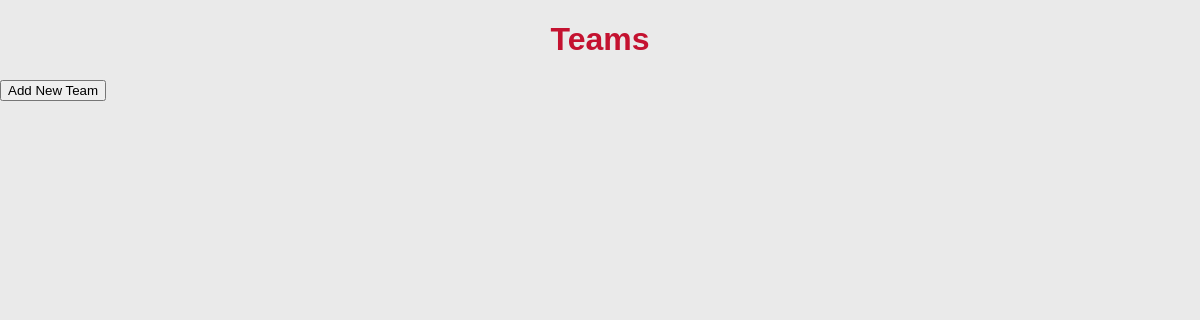
Page /teams/ on the earlier database version.
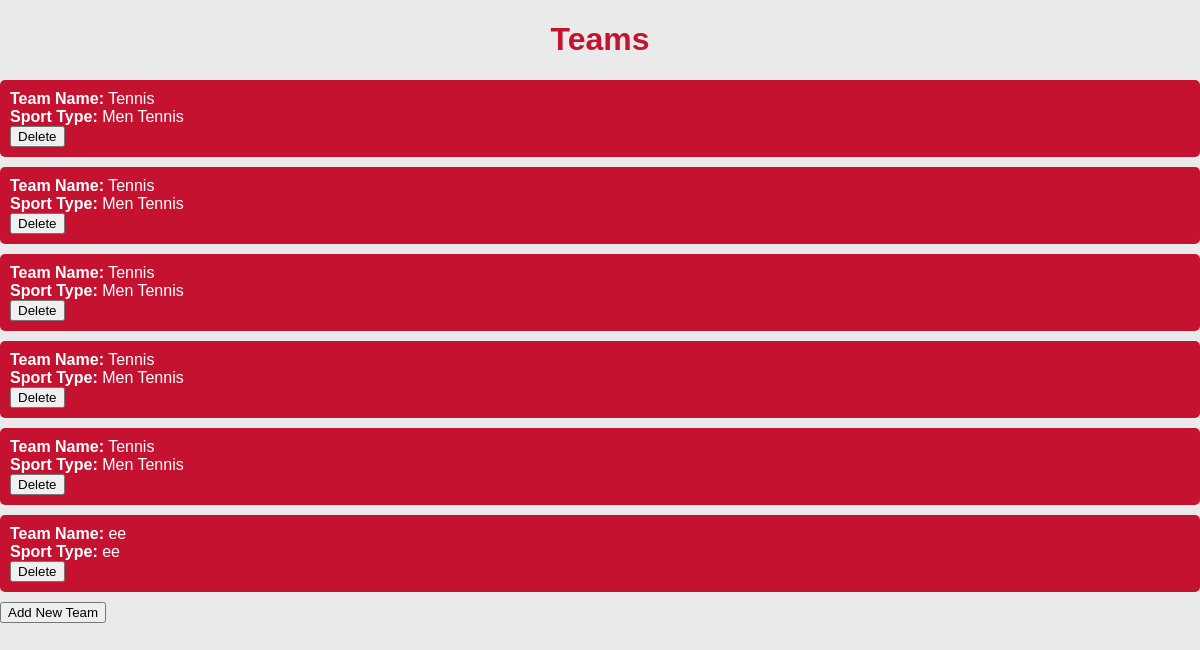
Same page on the later database version.
### athletic_department/models.py (models this page shows)
class Team(models.Model):
    name = models.CharField(max_length=100)
    sport_type = models.CharField(max_length=100)
    email = models.EmailField(default='')
    established_date = models.DateField(default=timezone.now)

### athletic_department/views.py (the view)
# urls.py: path('teams/', TeamListView.as_view(), name='team_list'),
class TeamListView(View):
    def get(self, request):
        teams = Team.objects.all()
        return render(request, 'athletic_department/team_list.html', {'teams': teams})

### templates/athletic_department/team_list.html (shortened to what this page needs)
<!DOCTYPE html>
<html lang="en">
<head>
</head>
<body>
    <h1>Teams</h1>
    <ul class="team-list">
        {% for team in teams %}
            <li class="team-item">
                <strong>Team Name:</strong> {{ team.name }}<br>
                <strong>Sport Type:</strong> {{ team.sport_type }}<br>
                <form method="post" action="{% url 'team_delete' team.pk %}">
                    <button type="submit">Delete</button>
                </form>
            </li>
        {% endfor %}
    <form method="post" action="{% url 'team_create' %}">
        <button class="add-team-button" type="submit">Add New Team</button>
    </form>
</body>
</html>

Differences in the rows shown:
added Team: name "Tennis", sport_type "Men Tennis"
added Team: name "Tennis", sport_type "Men Tennis"
added Team: name "Tennis", sport_type "Men Tennis"
added Team: name "Tennis", sport_type "Men Tennis"
added Team: name "Tennis", sport_type "Men Tennis"
added Team: name "ee", sport_type "ee"
